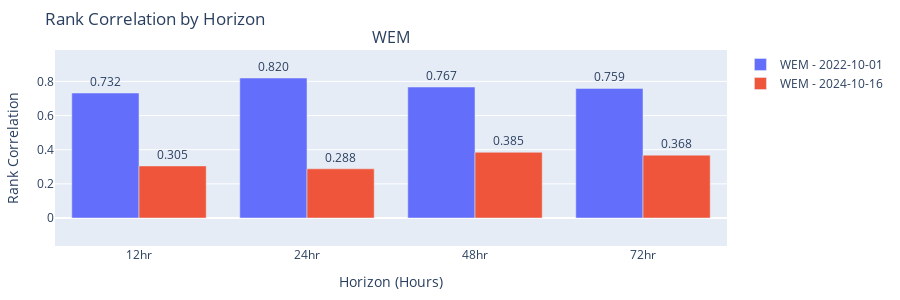

Write notebook code for a chart like this one.
### Code cell
report.plot_rank_corr(jobs)

### Figure 1 — Plotly figure (JSON) as saved in the notebook; plotly's stock layout.template omitted (floating-point values rounded to 4 significant figures)
{"data": [{"name": "WEM - 2022-10-01", "text": ["0.732", "0.820", "0.767", "0.759"], "textposition": "outside", "type": "bar", "x": ["12hr", "24hr", "48hr", "72hr"], "xaxis": "x", "y": [0.732, 0.82, 0.767, 0.759], "yaxis": "y"}, {"name": "WEM - 2024-10-16", "text": ["0.305", "0.288", "0.385", "0.368"], "textposition": "outside", "type": "bar", "x": ["12hr", "24hr", "48hr", "72hr"], "xaxis": "x", "y": [0.305, 0.288, 0.385, 0.368], "yaxis": "y"}], "layout": {"annotations": [{"font": {"size": 16}, "showarrow": false, "text": "WEM", "x": 0.5, "xanchor": "center", "xref": "paper", "y": 1, "yanchor": "bottom", "yref": "paper"}], "height": 300, "margin": {"b": 50, "l": 50, "r": 50, "t": 50}, "showlegend": true, "title": {"text": "Rank Correlation by Horizon"}, "xaxis": {"anchor": "y", "domain": [0, 1], "title": {"text": "Horizon (Hours)"}}, "yaxis": {"anchor": "x", "domain": [0, 1], "range": [-0.164, 0.984], "title": {"text": "Rank Correlation"}}}}
